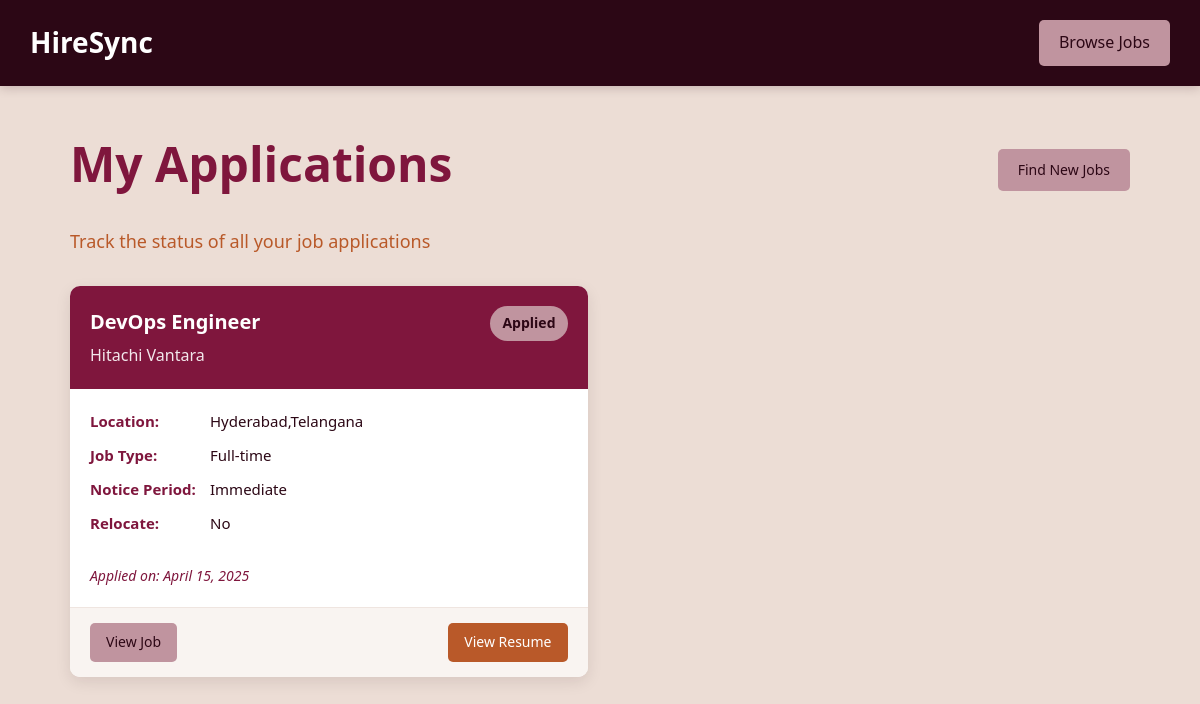
The page /app2/applied-walkin-jobs/ (signed in) on the database its author committed.
### app2/models.py (models this page shows, shortened)
class WalkInJobApplication(models.Model):
    STATUS_CHOICES = [
        ('Applied', 'Applied'),
        ('Under Review', 'Under Review'),
        ('Interview', 'Interview'),
        ('Rejected', 'Rejected'),
        ('Offered', 'Offered'),
        ('Accepted', 'Accepted'),
    ]
    user = models.ForeignKey(CustomUser, on_delete=models.CASCADE, related_name='walkin_job_applications')
    job = models.ForeignKey('WalkInJob', on_delete=models.CASCADE, related_name='applications')
    first_name = models.CharField(max_length=100)
    last_name = models.CharField(max_length=100)
    email = models.EmailField()
    phone = models.CharField(max_length=20)
    location = models.CharField(max_length=200)
    linkedin = models.URLField(blank=True, null=True)
    current_title = models.CharField(max_length=200, blank=True, null=True)
    experience_years = models.CharField(max_length=50, blank=True, null=True)
    education = models.CharField(max_length=100)
    notice_period = models.CharField(max_length=50)
    skills = models.TextField()
    resume = models.FileField(upload_to='resumes/')
    cover_letter = models.FileField(upload_to='cover_letters/', blank=True, null=True)
    relocate = models.CharField(max_length=10)
    additional_info = models.TextField(blank=True, null=True)
    terms_agree = models.BooleanField(default=False)
    future_contact = models.BooleanField(default=False)
    status = models.CharField(max_length=20, choices=STATUS_CHOICES, default='Applied')
    applied_date = models.DateTimeField(default=timezone.now)
    class Meta:
        ordering = ['-applied_date']
        verbose_name = 'Walk-In Job Application'
        verbose_name_plural = 'Walk-In Job Applications'

class WalkInJob(models.Model):
    JOB_TYPE_CHOICES = [
        ('Full-time', 'Full-time'),
        ('Part-time', 'Part-time'),
        ('Contract', 'Contract'),
        ('Freelance', 'Freelance'),
        ('Internship', 'Internship'),
    ]
    title = models.CharField(max_length=100)
    companyImage = models.ImageField(upload_to='CompanyImages/', null=True, blank=True)
    description = models.TextField()
    company = models.CharField(max_length=100)
    location = models.CharField(max_length=100)
    responsibilities = models.TextField(blank=True, help_text="Enter responsibilities separated by new lines")
    requirements = models.TextField(blank=True, help_text="Enter requirements separated by new lines")
    benefits = models.TextField(blank=True, help_text="Enter benefits separated by new lines")
    job_type = models.CharField(max_length=20, choices=JOB_TYPE_CHOICES, default='Full-time')
    experience = models.CharField(max_length=50, blank=True)
    education = models.CharField(max_length=100, blank=True)
    salary = models.CharField(max_length=100, blank=True)
    posted_on = models.DateTimeField(auto_now_add=True)

### app2/views.py (the view)
# urls.py: path('applied-walkin-jobs/', views.applied_walkin_jobs, name='applied_walkin_jobs'),
@login_required(login_url='app1:login')
def applied_walkin_jobs(request):
    applications = WalkInJobApplication.objects.filter(user=request.user).order_by('-applied_date')
    return render(request, 'jobs/applied_walkin_jobs.html', {
        'applications': applications
    })

### templates/jobs/applied_walkin_jobs.html (shortened to what this page needs)
<!DOCTYPE html>
<html lang="en">
<head>
</head>
<body>
    <!DOCTYPE html>
<html lang="en">
<head>
</head>
<body>
    <div class="page-header">
        <a href="{% url 'app1:home' %}" class="logo"><h1>HireSync</h1></a>
        <div class="header-links">
            <a href="{% url 'app2:walkIn_job_list' %}">Browse Jobs</a>
        </div>
    </div>
    <div class="container">
        <div class="page-title">
            <h2>My Applications</h2>
            <div class="header-links">
                <a href="{% url 'app2:walkIn_job_list' %}" class="btn btn-secondary">Find New Jobs</a>
            </div>
        </div>
        <p class="page-subtitle">Track the status of all your job applications</p>
        {% if applications %}
            <div class="applications-container">
                {% for application in applications %}
                    <div class="application-card">
                        <div class="application-header">
                            <h3>{{ application.job.title }}</h3>
                            <div class="application-company">{{ application.job.company }}</div>
                            <span class="application-status status-{{ application.status|lower }}">{{ application.status }}</span>
                        </div>
                        <div class="application-body">
                            <div class="application-info">
                                <div class="info-row">
                                    <div class="info-label">Location:</div>
                                    <div class="info-value">{{ application.job.location }}</div>
                                </div>
                                <div class="info-row">
                                    <div class="info-label">Job Type:</div>
                                    <div class="info-value">{{ application.job.job_type }}</div>
                                </div>
                                <div class="info-row">
                                    <div class="info-label">Notice Period:</div>
                                    <div class="info-value">{{ application.notice_period }}</div>
                                </div>
                                <div class="info-row">
                                    <div class="info-label">Relocate:</div>
                                    <div class="info-value">{{ application.relocate }}</div>
                                </div>
                            </div>
                            <div class="application-date">
                                Applied on: {{ application.applied_date|date:"F j, Y" }}
                            </div>
                        </div>
                        <div class="application-footer">
                            <a href="{% url 'app2:walkIn_job_detail' application.job.id %}" class="btn btn-secondary">View Job</a>
                            {% if application.resume %}
                                <a href="{{ application.resume.url }}" class="btn btn-primary" target="_blank">View Resume</a>
                            {% endif %}
                        </div>
                    </div>
                {% endfor %}
            </div>
        {% endif %}
    </div>
</body>
</html>
</body>
</html>

### templates/jobs/applied_walkin_jobs.html (style rules this page uses)
* { margin: 0; padding: 0; box-sizing: border-box; font-family: 'Segoe UI', Tahoma, Geneva, Verdana, sans-serif; }
body { background-color: #ECDDD5; color: #2C0715; line-height: 1.6; }
.page-header { background-color: #2C0715; padding: 20px 30px; color: white; display: flex; justify-content: space-between; align-items: center; box-shadow: 0 2px 10px rgba(44, 7, 21, 0.2); }
.page-header .logo { text-decoration: none; color: white; }
.page-header h1 { font-size: 28px; font-weight: 600; }
.header-links a { display: inline-block; padding: 10px 20px; text-decoration: none; border-radius: 5px; font-weight: 500; transition: all 0.3s ease; background-color: #C0949F; color: #2C0715; margin-left: 10px; }
.container { max-width: 1100px; margin: 40px auto; padding: 0 20px; }
.page-title { margin-bottom: 25px; color: #7F163D; font-size: 32px; font-weight: 600; display: flex; justify-content: space-between; align-items: center; }
.page-subtitle { font-size: 18px; color: #B95929; margin-bottom: 30px; }
.applications-container { display: grid; grid-template-columns: repeat(auto-fill, minmax(340px, 1fr)); gap: 25px; }
.application-card { background-color: white; border-radius: 10px; box-shadow: 0 5px 15px rgba(44, 7, 21, 0.1); overflow: hidden; transition: all 0.3s ease; display: flex; flex-direction: column; }
.application-header { padding: 20px; background-color: #7F163D; color: white; position: relative; }
.application-header h3 { font-size: 20px; margin-bottom: 5px; padding-right: 80px; }
.application-company { font-size: 16px; opacity: 0.9; }
.application-status { position: absolute; top: 20px; right: 20px; padding: 6px 12px; border-radius: 20px; font-size: 14px; font-weight: 600; }
.status-applied { background-color: #C0949F; color: #2C0715; }
.application-body { padding: 20px; flex-grow: 1; display: flex; flex-direction: column; }
.application-info { margin-bottom: 20px; }
.info-row { display: flex; margin-bottom: 10px; font-size: 15px; }
.info-label { width: 120px; font-weight: 600; color: #7F163D; }
.info-value { flex: 1; }
.application-date { margin-top: auto; font-size: 14px; color: #7F163D; font-style: italic; }
.application-footer { background-color: #f9f4f1; padding: 15px 20px; border-top: 1px solid #efe5e0; display: flex; justify-content: space-between; }
.btn { padding: 8px 16px; border-radius: 5px; font-size: 14px; font-weight: 500; text-decoration: none; display: inline-block; transition: all 0.3s ease; cursor: pointer; }
.btn-primary { background-color: #B95929; color: white; }
.btn-secondary { background-color: #C0949F; color: #2C0715; }

### rows shown on the page
WalkInJobApplication: job "DevOps Engineer", job.company "Hitachi Vantara", status "Applied", job.location "Hyderabad,Telangana", job.job_type "Full-time", notice_period "Immediate", relocate "No", applied_date "April 15, 2025"
